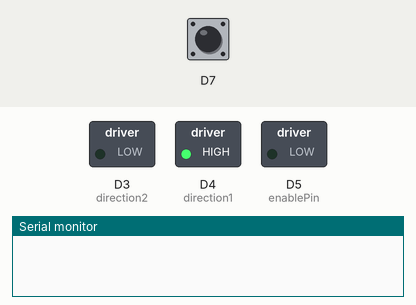
Simulated run of this sketch. Board: ESP8266 (NodeMCU). Parts: switched loads named in the sketch (green lamp = pin HIGH), the last lines printed to the serial monitor. Inputs (shaded band) come from the test bench; at power-on: D7 HIGH.

Above: at 1.2 s.
1.3 s: D7 pulled LOW for 0.15 s
At 1.4 s:
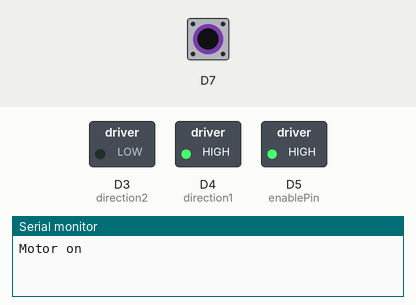
2.9 s: D7 pulled LOW for 3.2 s
At 7.3 s:
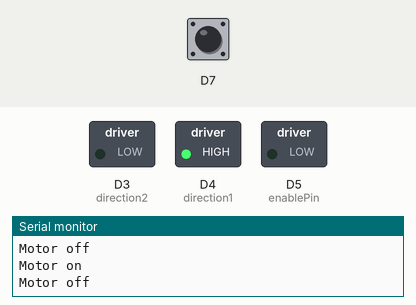
Timing chart, 0 to 8.8 s (numbered marks = the images above; inputs shaded):
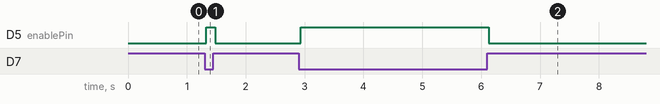

The sketch:

fan_blade_test.ino
```cpp
// Arduino Nano ESP32: use printed board labels, not raw GPIO numbers.
const int buttonPin = D11;
const int enablePin = D5;
const int direction1 = D4;
const int direction2 = D3;

bool lastReading = false;
bool motorRunning = false;
unsigned long lastChange = 0;

void setup() {
  digitalWrite(enablePin, LOW);
  pinMode(enablePin, OUTPUT);
  digitalWrite(direction1, LOW);
  digitalWrite(direction2, LOW);
  pinMode(direction1, OUTPUT);
  pinMode(direction2, OUTPUT);
  pinMode(buttonPin, INPUT_PULLUP);
  Serial.begin(115200);

  // Swap HIGH and LOW here to reverse direction, with the motor stopped.
  digitalWrite(direction1, HIGH);
  digitalWrite(direction2, LOW);
}

void loop() {
  bool pressed = digitalRead(buttonPin) == LOW;
  if (pressed != lastReading) {
    lastReading = pressed;
    lastChange = millis();
  }
  if (millis() - lastChange >= 30 && pressed != motorRunning) {
    motorRunning = pressed;
    digitalWrite(enablePin, motorRunning ? HIGH : LOW);
    Serial.println(motorRunning ? "Motor on" : "Motor off");
  }
}
```

Measured:
- after the input at 1.3 s, D5 (enablePin): LOW → HIGH at once, → LOW 0.15 s later
- after the input at 2.9 s, D5 (enablePin): LOW → HIGH at once, → LOW 3.2 s later
